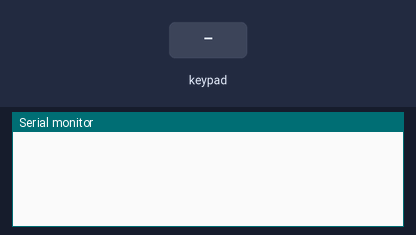
The sketch below on a simulated Arduino Uno, built with avr-gcc and run on an emulated ATmega328P. On the bench: the last lines printed to the serial monitor. Wiring (inferred from the names in the program): 4×4 keypad with keys 1 2 3 A 4 5 6 B 7 8 9 C * 0 # D: rows pin 9, pin 8, pin 7, pin 6; columns pin 5, pin 4, pin 3, pin 2. The test bench sets the inputs (shaded band).

Above: at 1.2 s.
1.3 s: key '1' pressed
At 2.5 s:
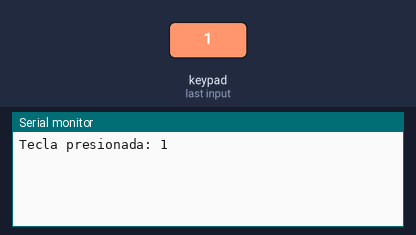
3.0 s: keypad keys 9 8 7 6 # pressed 0.4 s apart
At 5.1 s:
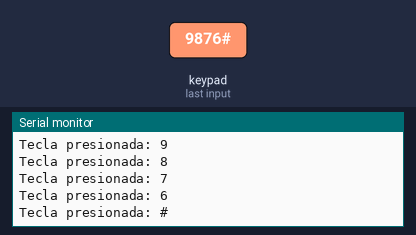
6.5 s: key 'A' pressed
At 7.9 s:
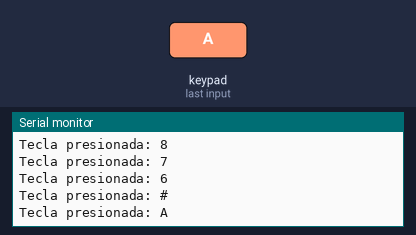
8.2 s: keypad keys 9 8 7 6 * pressed 0.4 s apart
At 10.6 s:
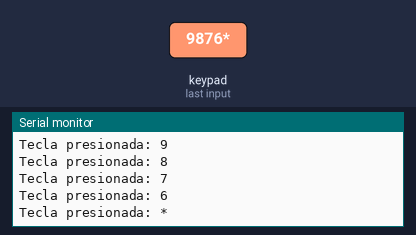
11.7 s: key 'B' pressed
At 13.1 s:
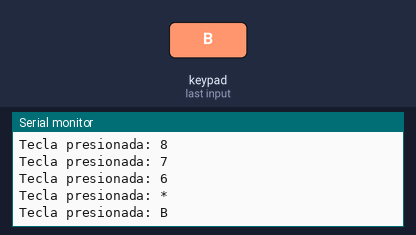
13.4 s: keypad keys 9 8 7 6 D pressed 0.4 s apart
At 16.0 s:
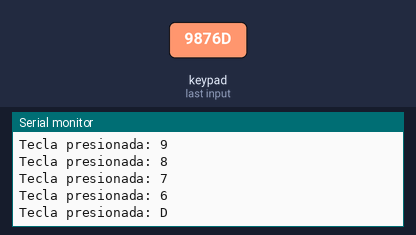
Timing chart, 0 to 17.5 s (numbered marks = the images above; inputs shaded):
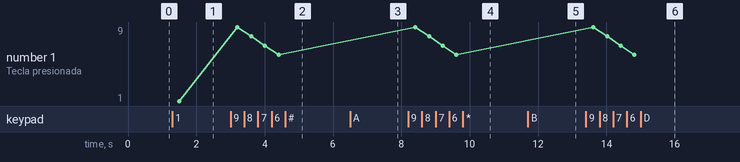

The sketch:

Teclado_Matricial___libreria.ino
```cpp
const int filas = 4; // Número de filas del teclado
const int columnas = 4; // Número de columnas del teclado

const int pinesFilas[filas] = {9, 8, 7, 6}; // Pines conectados a las filas
const int pinesColumnas[columnas] = {5, 4, 3, 2}; // Pines conectados a las columnas

const int DEBOUNCE_DELAY = 20; // Tiempo mínimo de debouncing en milisegundos

char teclas[filas][columnas] = { // Matriz para almacenar los caracteres de las teclas
  {'1', '2', '3', 'A'},
  {'4', '5', '6', 'B'},
  {'7', '8', '9', 'C'},
  {'*', '0', '#', 'D'}
};

void setup() {
  Serial.begin(9600); // Inicializar la comunicación serial

  // Configurar las filas como salidas
  for (int i = 0; i < filas; i++) {
    pinMode(pinesFilas[i], OUTPUT);
  }

  // Configurar las columnas como entradas con pullup
  for (int i = 0; i < columnas; i++) {
    pinMode(pinesColumnas[i], INPUT_PULLUP);
  }
}

void loop() {
  char tecla = leerTecla(); // Leer la tecla presionada

  if (tecla) {
    Serial.print("Tecla presionada: ");
    Serial.println(tecla);
  }

  delay(100); // Esperar 100 milisegundos
}

char leerTecla() {
  // Variables para almacenar la tecla y el estado de debouncing
  char teclaPresionada = 0;
  bool teclaDebounce = false;
  int tiempoPresionada = 0;

  // Recorrer las filas del teclado
  for (int fila = 0; fila < filas; fila++) {
    digitalWrite(pinesFilas[fila], LOW); // Poner la fila en LOW

    // Recorrer las columnas del teclado
    for (int columna = 0; columna < columnas; columna++) {
      // Leer el estado de la columna actual
      if (digitalRead(pinesColumnas[columna]) == LOW) {
        teclaPresionada = teclas[fila][columna]; // Almacenar el carácter de la tecla
        tiempoPresionada = 0; // Reiniciar el contador de debouncing
        teclaDebounce = true; // Marcar que se presionó una tecla
      }
    }

    // Implementar debouncing
    if (teclaDebounce) {
      while (digitalRead(pinesColumnas[columnas]) == LOW) { // Esperar mientras la tecla esté presionada
        delay(10); // Retardo para debouncing
        tiempoPresionada++;

        if (tiempoPresionada >= DEBOUNCE_DELAY) { // Tiempo mínimo de debouncing
          break; // Salir del bucle si se alcanza el tiempo de debouncing
        }
      }

      teclaDebounce = false; // Marcar que terminó el debouncing
    }

    digitalWrite(pinesFilas[fila], HIGH); // Poner la fila en HIGH
  }

  // Devolver la tecla presionada o 0 si no se presionó ninguna
  return teclaPresionada;
}
```

Measured:
- after the input at 1.3 s, the serial monitor: prints a new line after 0.20 s (image 1)
- after the input at 3.0 s, the serial monitor: prints a new line after 0.20 s (image 2)
- after the input at 6.5 s, the serial monitor: prints a new line after 0.21 s (image 3)
- after the input at 8.2 s, the serial monitor: prints a new line after 0.21 s (image 4)
- after the input at 11.7 s, the serial monitor: prints a new line after 0.22 s (image 5)
- after the input at 13.4 s, the serial monitor: prints a new line after 0.22 s (image 6)
- plotted number 1: 1 → 6 after the input at 3.0 s
